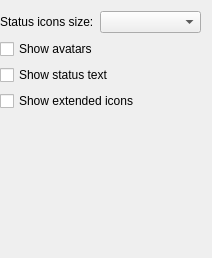
<?xml version="1.0" encoding="UTF-8"?>
<ui version="4.0">
 <class>SimpleContactlistSettings</class>
 <widget class="QWidget" name="SimpleContactlistSettings">
  <property name="geometry">
   <rect>
    <x>0</x>
    <y>0</y>
    <width>212</width>
    <height>258</height>
   </rect>
  </property>
  <property name="windowTitle">
   <string>Form</string>
  </property>
  <layout class="QFormLayout" name="layout">
   <property name="leftMargin">
    <number>0</number>
   </property>
   <item row="0" column="0">
    <widget class="QLabel" name="label">
     <property name="text">
      <string>Status icons size:</string>
     </property>
    </widget>
   </item>
   <item row="0" column="1">
    <widget class="QComboBox" name="sizesBox"/>
   </item>
   <item row="1" column="0" colspan="2">
    <widget class="QCheckBox" name="avatarsBox">
     <property name="text">
      <string>Show avatars</string>
     </property>
    </widget>
   </item>
   <item row="2" column="0" colspan="2">
    <widget class="QCheckBox" name="statusBox">
     <property name="text">
      <string>Show status text</string>
     </property>
    </widget>
   </item>
   <item row="3" column="0" colspan="2">
    <widget class="QCheckBox" name="extendedInfoBox">
     <property name="text">
      <string>Show extended icons</string>
     </property>
    </widget>
   </item>
  </layout>
 </widget>
 <resources/>
 <connections/>
</ui>
